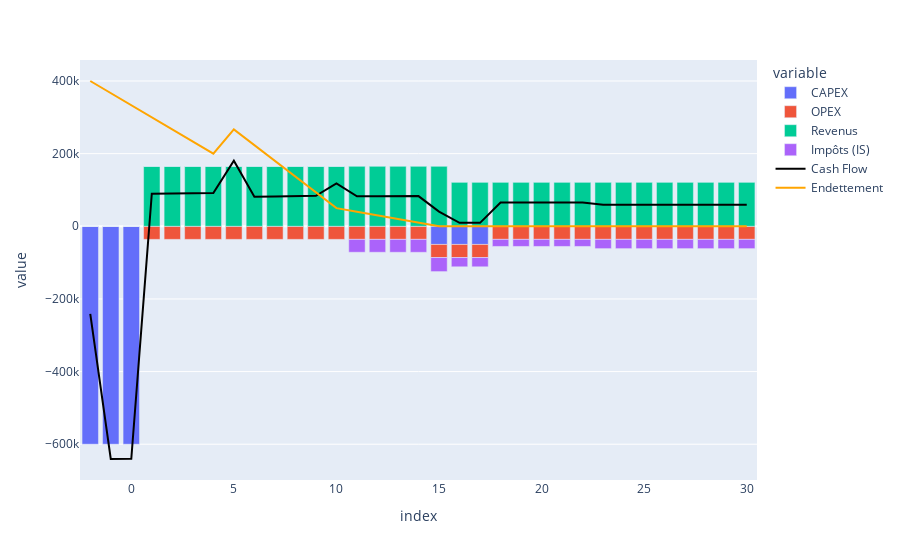

Write notebook code for a chart like this one.
### Code cell
df = pd.DataFrame(columns=[k for k in range(annee_debut_projet,annee_fin_projet+1)])
df.loc["Coef. actualisation"] = [(1+taux_actualisation/100)**k for k in df.columns]

df.loc["CAPEX"] = 0
for capex in list_capex:
    df.loc["CAPEX",capex.annee_debut:capex.anne_fin] += capex.cout_annuel

df.loc["OPEX"] = 0
for opex in list_opex:
    df.loc["OPEX",opex.annee_debut:opex.anne_fin] += opex.montant

df.loc["Prod. (MWh)"] = 0
for prod in list_prod:
    df.loc["Prod. (MWh)",prod.annee_debut:prod.anne_fin] = prod.production

df.loc["Revenus"] = 0
for prix_MWh in list_prix_MWh:
    df.loc["Revenus",prix_MWh.annee_debut:prix_MWh.anne_fin] += prix_MWh.prix_MWh * df.loc["Prod. (MWh)",prix_MWh.annee_debut:prix_MWh.anne_fin]

df.loc["EBITDA"] = df.loc[["OPEX","Revenus"]].sum()

df.loc["Amortissements"] = 0
for capex in list_capex:
    df.loc["Amortissements",capex.anne_fin+1:capex.anne_fin+capex.duree_amortissement] += capex.montant/capex.duree_amortissement
df.loc["EBIT"] = df.loc[["EBITDA","Amortissements"]].sum()

df.loc["Dette BOP"] = 0
df.loc["Tirage"]    = 0
df.loc["Dette EOP"] = 0
df.loc["Remboursement"] = 0

for dette in liste_dette:
    df.loc["Dette BOP",dette.annee_debut:dette.anne_fin-1] += [dette.remboursement_annuel * (dette.duree - k) for k in range(dette.duree)]
    df.loc["Tirage",dette.annee_debut] += dette.montant
    df.loc["Remboursement",dette.annee_debut:dette.anne_fin-1] += - dette.remboursement_annuel
    df.loc["Dette EOP"] = df.loc[["Dette BOP", "Remboursement"]].sum()
    df.loc["Intérêts financiers"] = - df.loc["Dette BOP"] * 2 / 100

df.loc["Résultat avant IS"] = df.loc[["EBIT","Intérêts financiers","Remboursement"]].sum()
df.loc["Impôts (IS)"] = - df.loc["Résultat avant IS"].apply(lambda x : 0 if x < 0 else x) * taux_imposition
df.loc["Résultat net"] = df.loc[["Résultat avant IS","Impôts (IS)"]].sum()
df.loc["Cash Flow"] = df.loc[["OPEX","CAPEX","Revenus","Intérêts financiers", "Impôts (IS)","Tirage","Remboursement"]].sum()
df.loc["DSCR"] = -df.loc[["EBITDA","Impôts (IS)"]].sum()/df.loc[["Intérêts financiers","Remboursement"]].sum()

fig = df.transpose().plot(kind = "bar", y = ["CAPEX","OPEX","Revenus","Impôts (IS)"]).update_layout(hovermode='x')
fig.add_trace(
    go.Scatter(
        x = df.columns,
        y = df.loc["Cash Flow"],
        name = "Cash Flow",
        marker_color = "black"
    )
)
fig.add_trace(
    go.Scatter(
        x = df.columns,
        y = df.loc["Dette BOP"],
        name = "Endettement",
        marker_color = "orange"
    )
)

### Figure 1 — Plotly figure (JSON) as saved in the notebook; plotly's stock layout.template omitted (floating-point values rounded to 4 significant figures)
{"data": [{"alignmentgroup": "True", "hovertemplate": "variable=CAPEX<br>index=%{x}<br>value=%{y}<extra></extra>", "legendgroup": "CAPEX", "marker": {"color": "#636efa", "pattern": {"shape": ""}}, "name": "CAPEX", "offsetgroup": "CAPEX", "orientation": "v", "showlegend": true, "textposition": "auto", "type": "bar", "x": [-2, -1, 0, 1, 2, 3, 4, 5, 6, 7, 8, 9, 10, 11, 12, 13, 14, 15, 16, 17, 18, 19, 20, 21, 22, 23, 24, 25, 26, 27, 28, 29, 30], "xaxis": "x", "y": [-600000, -600000, -600000, 0, 0, 0, 0, 0, 0, 0, 0, 0, 0, 0, 0, 0, 0, -50000, -50000, -50000, 0, 0, 0, 0, 0, 0, 0, 0, 0, 0, 0, 0, 0], "yaxis": "y"}, {"alignmentgroup": "True", "hovertemplate": "variable=OPEX<br>index=%{x}<br>value=%{y}<extra></extra>", "legendgroup": "OPEX", "marker": {"color": "#EF553B", "pattern": {"shape": ""}}, "name": "OPEX", "offsetgroup": "OPEX", "orientation": "v", "showlegend": true, "textposition": "auto", "type": "bar", "x": [-2, -1, 0, 1, 2, 3, 4, 5, 6, 7, 8, 9, 10, 11, 12, 13, 14, 15, 16, 17, 18, 19, 20, 21, 22, 23, 24, 25, 26, 27, 28, 29, 30], "xaxis": "x", "y": [0, 0, 0, -36000, -36000, -36000, -36000, -36000, -36000, -36000, -36000, -36000, -36000, -36000, -36000, -36000, -36000, -36000, -36000, -36000, -36000, -36000, -36000, -36000, -36000, -36000, -36000, -36000, -36000, -36000, -36000, -36000, -36000], "yaxis": "y"}, {"alignmentgroup": "True", "hovertemplate": "variable=Revenus<br>index=%{x}<br>value=%{y}<extra></extra>", "legendgroup": "Revenus", "marker": {"color": "#00cc96", "pattern": {"shape": ""}}, "name": "Revenus", "offsetgroup": "Revenus", "orientation": "v", "showlegend": true, "textposition": "auto", "type": "bar", "x": [-2, -1, 0, 1, 2, 3, 4, 5, 6, 7, 8, 9, 10, 11, 12, 13, 14, 15, 16, 17, 18, 19, 20, 21, 22, 23, 24, 25, 26, 27, 28, 29, 30], "xaxis": "x", "y": [0, 0, 0, 165000, 165000, 165000, 165000, 165000, 165000, 165000, 165000, 165000, 165000, 165000, 165000, 165000, 165000, 165000, 121000, 121000, 121000, 121000, 121000, 121000, 121000, 121000, 121000, 121000, 121000, 121000, 121000, 121000, 121000], "yaxis": "y"}, {"alignmentgroup": "True", "hovertemplate": "variable=Impôts (IS)<br>index=%{x}<br>value=%{y}<extra></extra>", "legendgroup": "Impôts (IS)", "marker": {"color": "#ab63fa", "pattern": {"shape": ""}}, "name": "Impôts (IS)", "offsetgroup": "Impôts (IS)", "orientation": "v", "showlegend": true, "textposition": "auto", "type": "bar", "x": [-2, -1, 0, 1, 2, 3, 4, 5, 6, 7, 8, 9, 10, 11, 12, 13, 14, 15, 16, 17, 18, 19, 20, 21, 22, 23, 24, 25, 26, 27, 28, 29, 30], "xaxis": "x", "y": [0, 0, 0, 0, 0, 0, 0, 0, 0, 0, 0, 0, 0, -35460, -35520, -35580, -35640, -38700, -25500, -25500, -19500, -19500, -19500, -19500, -19500, -25500, -25500, -25500, -25500, -25500, -25500, -25500, -25500], "yaxis": "y"}, {"marker": {"color": "black"}, "name": "Cash Flow", "type": "scatter", "x": [-2, -1, 0, 1, 2, 3, 4, 5, 6, 7, 8, 9, 10, 11, 12, 13, 14, 15, 16, 17, 18, 19, 20, 21, 22, 23, 24, 25, 26, 27, 28, 29, 30], "y": [-241300.0, -640700.0, -640000, 89670.0, 90330.0, 91000, 91670.0, 180300.0, 81200, 82070.0, 82930.0, 83800, 118000, 82740, 82880, 83020, 83160, 40300, 9500, 9500, 65500, 65500, 65500, 65500, 65500, 59500, 59500, 59500, 59500, 59500, 59500, 59500, 59500]}, {"marker": {"color": "orange"}, "name": "Endettement", "type": "scatter", "x": [-2, -1, 0, 1, 2, 3, 4, 5, 6, 7, 8, 9, 10, 11, 12, 13, 14, 15, 16, 17, 18, 19, 20, 21, 22, 23, 24, 25, 26, 27, 28, 29, 30], "y": [400000, 366700.0, 333300.0, 300000, 266700.0, 233300.0, 200000, 266700.0, 223300.0, 180000, 136700.0, 93330.0, 50000, 40000, 30000, 20000, 10000, 0, 0, 0, 0, 0, 0, 0, 0, 0, 0, 0, 0, 0, 0, 0, 0]}], "layout": {"barmode": "relative", "hovermode": "x", "legend": {"title": {"text": "variable"}, "tracegroupgap": 0}, "margin": {"t": 60}, "xaxis": {"anchor": "y", "domain": [0, 1], "title": {"text": "index"}}, "yaxis": {"anchor": "x", "domain": [0, 1], "title": {"text": "value"}}}}
